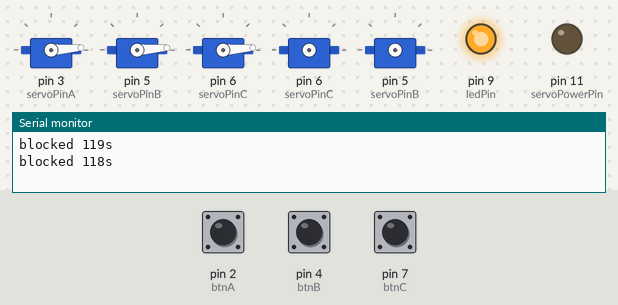
Bench run of a sketch on a simulated Arduino Uno, built with avr-gcc and run on an emulated ATmega328P. On the bench: 5 × servo, output pins drawn as LEDs (lit = HIGH), the last lines printed to the serial monitor. The test bench sets the inputs (shaded band); at power-on: pin 2 (btnA) HIGH, pin 4 (btnB) HIGH, pin 7 (btnC) HIGH. Random numbers use the default seed unless the sketch sets one.

Above: at 2.1 s.
2.2 s: pin 2 (btnA) pulled LOW for 0.15 s
At 2.48 s:
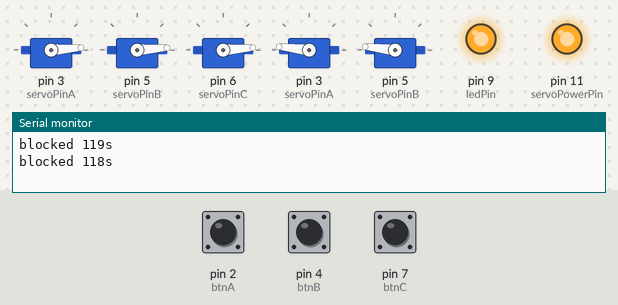
At 3.1 s:
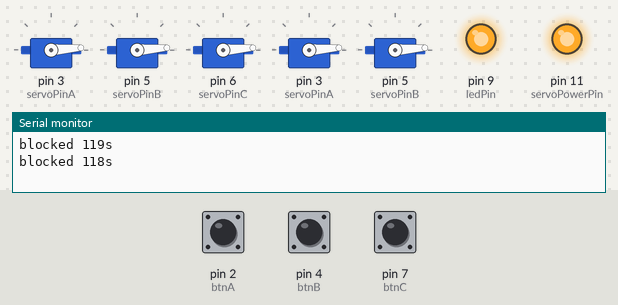
4.8 s: pin 4 (btnB) pulled LOW for 3.2 s
At 6.8 s:
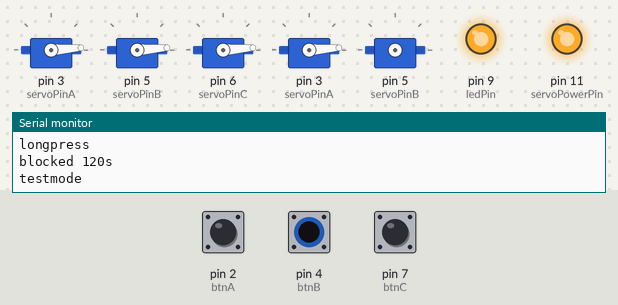
Timing chart, 0 to 15.5 s (numbered marks = the images above; inputs shaded):
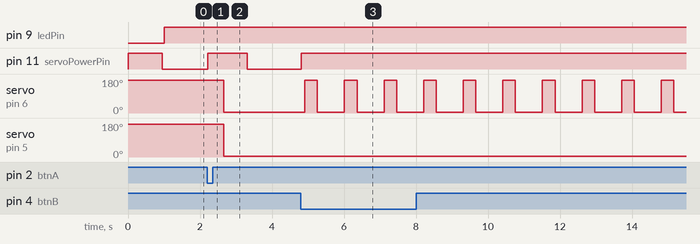

Measured:
- after the input at 2.2 s, pin 11 (servoPowerPin): LOW → HIGH at once, → LOW 1.1 s later; servo on pin 6 (servoPinC), servo on pin 5 (servoPinB): 174° → 4° after 0.46 s
- after the input at 4.8 s, pin 11 (servoPowerPin): LOW → HIGH at once; servo on pin 6 (servoPinC): alternates 174° for 0.35 s and 4° for 0.75 s, starting after 0.11 s

The sketch:

SupraSwing.ino
```cpp
#include <Servo.h>
#include <RBD_Button.h>
#include <RBD_Timer.h>

/*

  SupraSwing
  2021+23

  Press btn B (middle) long to start auto test mode
  2023: Version with 6V switched step down converter


  Jens Weber

  Arduino 1.8.9
  For Arduino Uno

*/

// ms blocked after hit
// default 2022-07: 120000
unsigned long offTime = 120000; // ms blocked - default 120000

// LED
int ledPin = 9;

// Sensor
int sensorPin = 10;

// step down
int servoPowerPin = 11;

// Buttons
RBD::Button btnA(2);
RBD::Button btnB(4);
RBD::Button btnC(7);

// Servos
int servoPinA = 3;
int servoPinB = 5;
int servoPinC = 6;
Servo servoA;
Servo servoB;
Servo servoC;

// Servo config
int posLow = 4; // servo 0..180
int posHigh = 174;  // servo 0..180
int _delay = 350; // 350 ms - time to reach highest point
int _delay_off = 300; // time to switch off (vcc + control)
int testMode = 0;


RBD::Timer everySecondTimer;
unsigned long lastHitTimer;
int everySecond = 0;
long randNumber;
boolean isBlocked = false;

void setup() {
  Serial.begin(9600);

  everySecondTimer.setTimeout(1000);
  everySecondTimer.restart();

  pinMode (sensorPin, INPUT_PULLUP);
  pinMode (ledPin, OUTPUT);

  // servos
  pinMode (servoPowerPin, OUTPUT);
  digitalWrite(servoPowerPin, HIGH);
  delay(100);
  servoA.attach(servoPinA);
  servoB.attach(servoPinB);
  servoC.attach(servoPinC);

  // go to zero position
  servoA.write(posLow);
  servoB.write(posLow);
  servoC.write(posLow);

  // off
  delay(_delay + 500);
  servoA.detach();
  servoB.detach();
  servoC.detach();
  digitalWrite(servoPowerPin, LOW);
}

void loop() {

  // test mode
  if (testMode > 0) {

    if (testMode == 2) {
      triggerServo("A");
      testMode = 3;
    } else if (testMode == 3) {
      triggerServo("B");
      testMode = 4;
    } else if (testMode == 4) {
      triggerServo("C");
      testMode = 2;
    }

    if (testMode == 1) {
      // start testmode if btn B long pressed
      if (btnB.isPressed()) {
        testMode = 2;
        Serial.println( "testmode" );
      } else {
        testMode = 0;  // reset longpress
      }
    }
  } else {


    // manual mode
    if (btnA.onPressed()) triggerServo2("A", "B"); //triggerServo("A");
    if (btnB.onPressed()) {
      triggerServo("B");
      testMode = 1; // start long press
      Serial.println( "longpress" );
    }
    if (btnC.onPressed()) triggerServo3(); //triggerServo("C");

    // auto mode
    isBlocked = lastHitTimer + offTime > millis();
    if (!isBlocked) {
      checkSensor();
    }

    if(everySecondTimer.onRestart()) {
//        Serial.print(millis());
//        Serial.print( " " );
//        Serial.print( isBlocked );
//        Serial.print( " " );
//        Serial.println( lastHitTimer );


      if (!isBlocked) {
        // wait for random
        shuffle();
        flash();
      } else {
        // blocked
        digitalWrite(ledPin, HIGH);
        Serial.print("blocked ");
        Serial.print( (offTime - millis() + lastHitTimer)/1000 );
        Serial.println( "s " );
      }

    }

  }
}


void triggerServo(String id) {
  Servo servo = getServo(id);
  int servoPin = getServoPin(id);

  // on
  digitalWrite(servoPowerPin, HIGH);
  delay(100);
  servo.attach(servoPin);
  // up and down
  servo.write(posHigh);
  delay(_delay);
  servo.write(posLow);

  // off
  delay(_delay + _delay_off);
  servo.detach();
  digitalWrite(servoPowerPin, LOW);

  Serial.print(">>> ");
  Serial.println(id);
  lastHitTimer = millis();
}

void triggerServo2(String id, String id2) {
  Servo servo = getServo(id);
  int servoPin = getServoPin(id);
  Servo servo2 = getServo(id2);
  int servoPin2 = getServoPin(id2);

  // on
  digitalWrite(servoPowerPin, HIGH);
  delay(100);
  servo.attach(servoPin);
  servo2.attach(servoPin2);
  // up and down
  servo.write(posHigh);
  servo2.write(posHigh);
  delay(_delay);
  servo.write(posLow);
  servo2.write(posLow);

  // off
  delay(_delay + _delay_off);
  servo.detach();
  servo2.detach();
  digitalWrite(servoPowerPin, LOW);

  Serial.print(">>> ");
  Serial.print(id);
  Serial.println(id2);
  lastHitTimer = millis();
}

void triggerServo3() {
  // on
  digitalWrite(servoPowerPin, HIGH);
  delay(100);
  servoA.attach(servoPinA);
  servoB.attach(servoPinB);
  servoC.attach(servoPinC);
  // up and down
  servoA.write(posHigh);
  servoB.write(posHigh);
  servoC.write(posHigh);
  delay(_delay);
  servoA.write(posLow);
  servoB.write(posLow);
  servoC.write(posLow);

  // off
  delay(_delay + _delay_off);
  servoA.detach();
  servoB.detach();
  servoC.detach();
  digitalWrite(servoPowerPin, LOW);

  Serial.println(">>> 3x");
  lastHitTimer = millis();
}


void triggerRandom() {
  long r = random(7);
  if (r == 0)      triggerServo("A");
  else if (r == 1) triggerServo("B");
  else if (r == 2) triggerServo("C");
  else if (r == 3) triggerServo2("A","B");
  else if (r == 4) triggerServo2("A","C");
  else if (r == 5) triggerServo2("B","C");
  else if (r == 6) triggerServo3();
}

// every 1 sec
void shuffle() {
  Serial.println("shuffle");
  randNumber = random(1000);
  if (randNumber < 10) {
    triggerRandom();
  }
}

void flash() {
  digitalWrite(ledPin, HIGH);
  delay(50);
  digitalWrite(ledPin, LOW);
}

void checkSensor() {
  boolean sensor = digitalRead(sensorPin);
  if (sensor) {
    triggerRandom();
    Serial.println("sensor active");
  }
}

Servo getServo(String id) {
  return (id == "A") ? servoA : (id == "B") ? servoB : servoC;
}

int getServoPin(String id) {
  return (id == "A") ? servoPinA : (id == "B") ? servoPinB : servoPinC;
}
```
